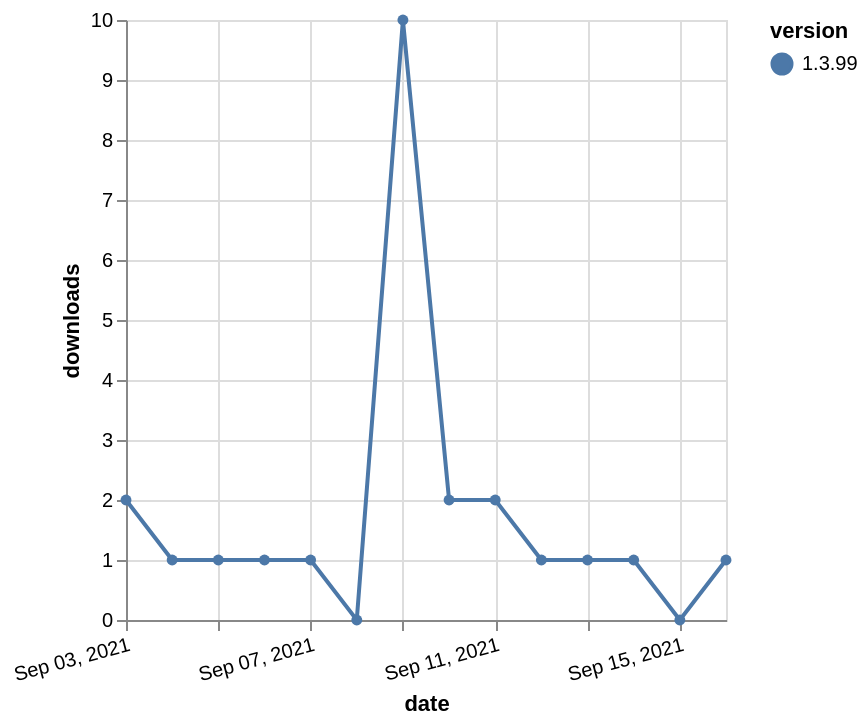

Express this chart as Vega-Lite.
### Vega-Lite specification from a JSON file in a GitHub repository (floating-point values rounded to 4 significant figures)
{"$schema": "https://vega.github.io/schema/vega-lite/v5.json", "description": "A simple bar chart with embedded data.", "data": {"values": [{"date": "2021-09-03", "total": 544, "delta": 2, "version": "1.3.99"}, {"date": "2021-09-04", "total": 545, "delta": 1, "version": "1.3.99"}, {"date": "2021-09-05", "total": 546, "delta": 1, "version": "1.3.99"}, {"date": "2021-09-06", "total": 547, "delta": 1, "version": "1.3.99"}, {"date": "2021-09-07", "total": 548, "delta": 1, "version": "1.3.99"}, {"date": "2021-09-08", "total": 548, "delta": 0, "version": "1.3.99"}, {"date": "2021-09-09", "total": 558, "delta": 10, "version": "1.3.99"}, {"date": "2021-09-10", "total": 560, "delta": 2, "version": "1.3.99"}, {"date": "2021-09-11", "total": 562, "delta": 2, "version": "1.3.99"}, {"date": "2021-09-12", "total": 563, "delta": 1, "version": "1.3.99"}, {"date": "2021-09-13", "total": 564, "delta": 1, "version": "1.3.99"}, {"date": "2021-09-14", "total": 565, "delta": 1, "version": "1.3.99"}, {"date": "2021-09-15", "total": 565, "delta": 0, "version": "1.3.99"}, {"date": "2021-09-16", "total": 566, "delta": 1, "version": "1.3.99"}]}, "width": "container", "mark": {"type": "line", "point": {"filled": true}}, "encoding": {"x": {"field": "date", "type": "temporal", "timeUnit": "yearmonthdate", "title": "date", "axis": {"labelAngle": -15}}, "y": {"field": "delta", "type": "quantitative", "title": "downloads"}, "color": {"field": "version", "type": "nominal"}, "tooltip": {"field": "delta"}}}
